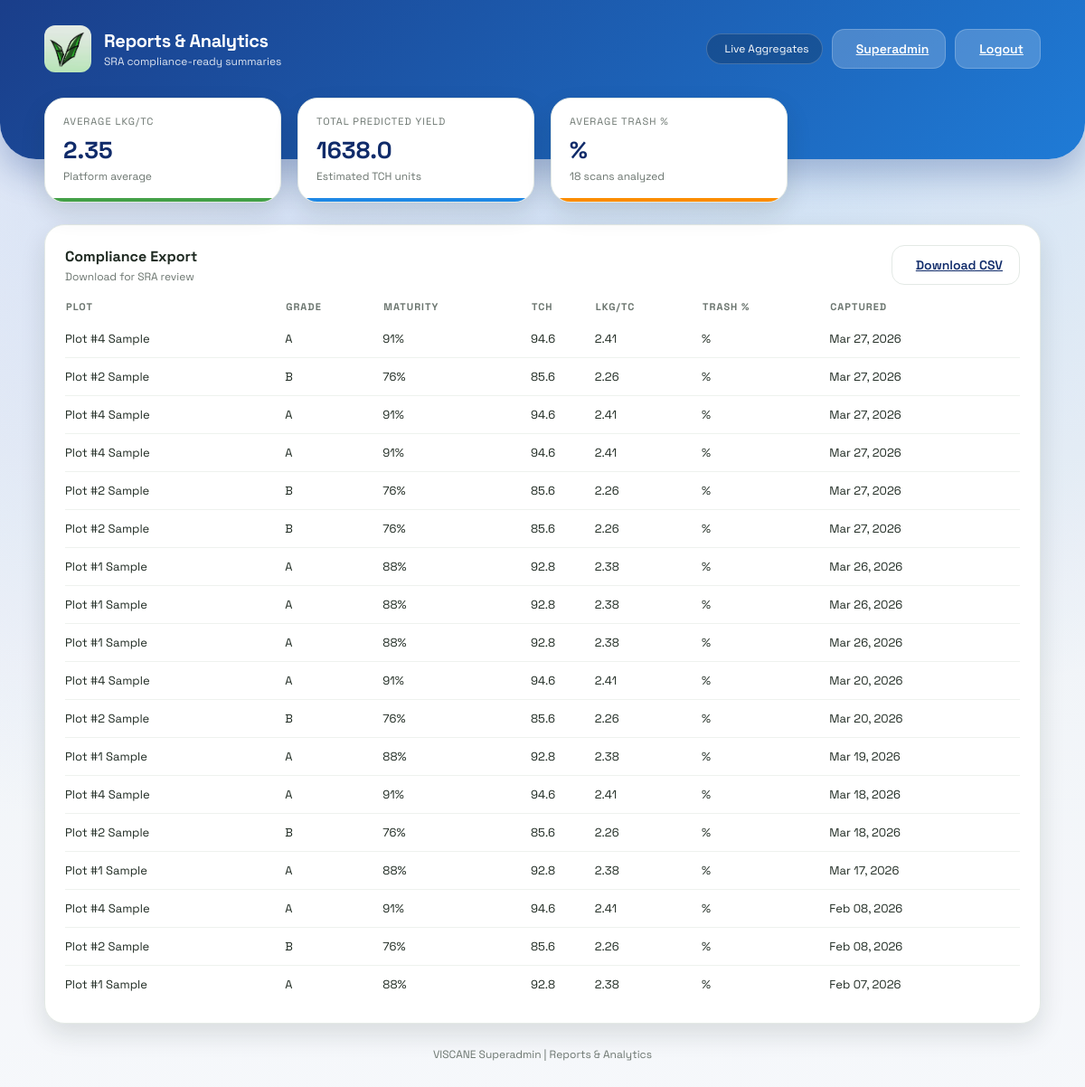
/superadmin/reports (signed in), run on an earlier commit of the app's database.
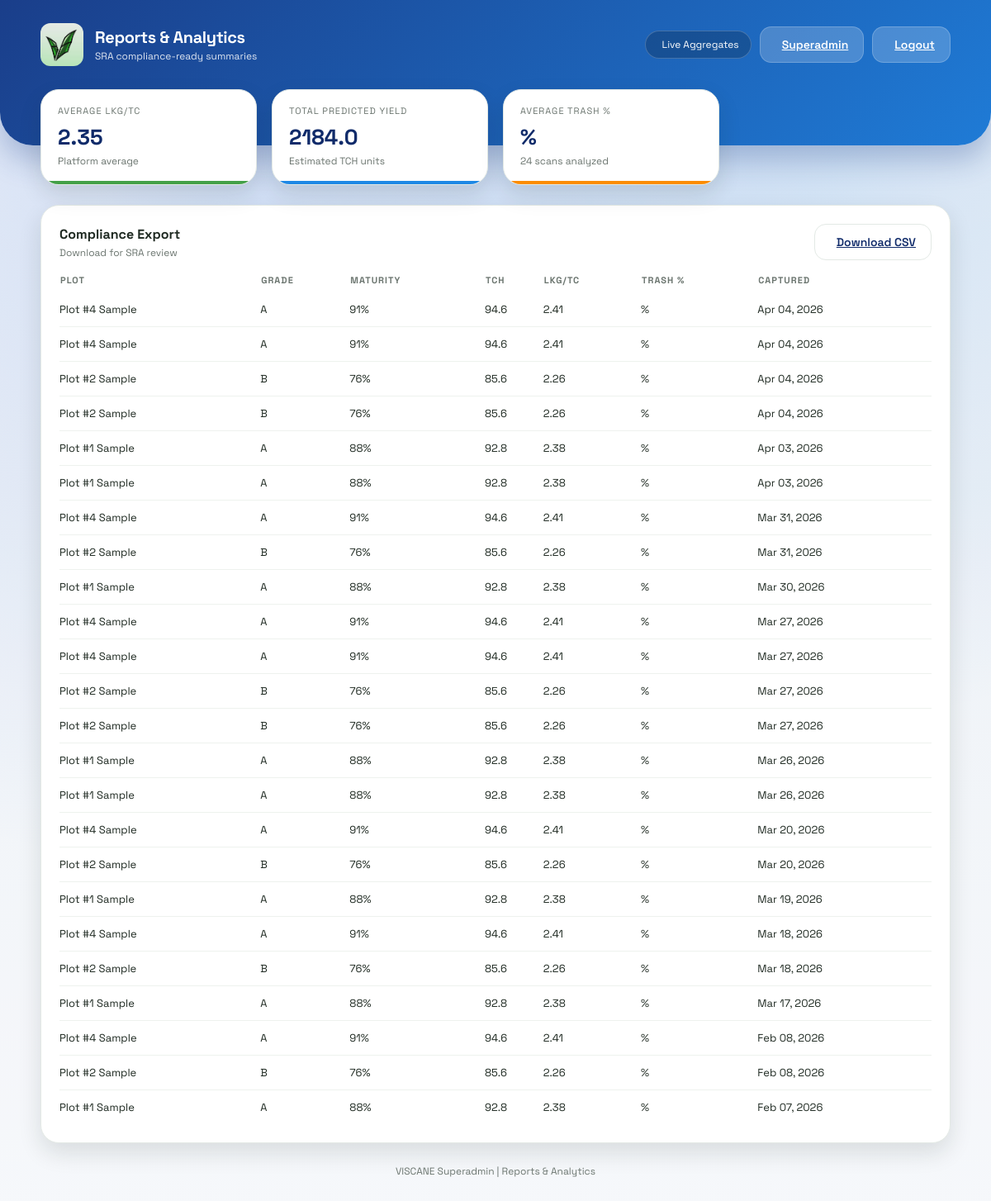
And on a later commit of the database.
### models.py (models this page shows)
class Scan(db.Model):
    id = db.Column(db.Integer, primary_key=True)
    user_id = db.Column(db.Integer, db.ForeignKey('user.id', ondelete='CASCADE'), nullable=False)
    plot_name = db.Column(db.String(80), nullable=False)
    grade = db.Column(db.String(2), nullable=False)
    maturity_pct = db.Column(db.Integer, nullable=False)
    status = db.Column(db.String(20), nullable=False, default='pending')
    created_at = db.Column(db.DateTime, default=datetime.utcnow, nullable=False)
    user = db.relationship('User', backref=db.backref('scans', lazy=True, cascade='all, delete-orphan'))

### app.py (the view)
@app.route('/superadmin/reports')
@role_required('superadmin')
def superadmin_reports():
    scans = Scan.query.order_by(Scan.created_at.desc()).all()
    total_scans = len(scans)
    rows = []
    total_tch = 0
    total_lkg_tc = 0
    total_trash = 0
    for scan in scans:
        tch, lkg_tc, trash_pct = estimate_scan_metrics(scan)
        total_tch += tch
        total_lkg_tc += lkg_tc
        total_trash += trash_pct
        rows.append({
            "plot_name": scan.plot_name,
            "grade": scan.grade,
            "maturity_pct": scan.maturity_pct,
            "tch": tch,
            "lkg_tc": lkg_tc,
            "created_at": scan.created_at
        })
    avg_lkg_tc = round(total_lkg_tc / total_scans, 2) if total_scans else 0
    avg_trash_pct = round(total_trash / total_scans, 2) if total_scans else 0
    total_predicted_yield = round(total_tch, 2) if total_scans else 0
    report = {
        "avg_lkg_tc": avg_lkg_tc,
        "total_predicted_yield": total_predicted_yield,
        "total_scans": total_scans
    }
    return render_template(
        'superadmin_reports.html',
        report=report,
        rows=rows,
        current_admin=get_current_admin()
    )

### app.py (called while the page is built)
def role_required(required_role):
    def decorator(view):
        @wraps(view)
        def wrapped(*args, **kwargs):
            admin_id = session.get('admin_id')
            if not admin_id:
                return redirect(url_for('admin_login'))
            admin = Admin.query.get(admin_id)
            if not admin or admin.is_archived or admin.role != required_role:
                return redirect(url_for('admin_portal'))
            return view(*args, **kwargs)
        return wrapped
    return decorator

def get_current_admin():
    admin_id = session.get('admin_id')
    if not admin_id:
        return None
    admin = Admin.query.get(admin_id)
    if not admin or admin.is_archived:
        return None
    return admin

def estimate_scan_metrics(scan):
    maturity = scan.maturity_pct or 0
    estimated_tch = round(40 + (maturity * 0.6), 2)
    estimated_lkg_tc = round(1.5 + (maturity * 0.01), 2)
    estimated_trash_pct = round(max(2, 12 - (maturity * 0.08)), 2)
    return estimated_tch, estimated_lkg_tc, estimated_trash_pct

### templates/superadmin_reports.html (shortened to what this page needs)
<!DOCTYPE html>
<html lang="en">
<head>
    <link rel="stylesheet" href="{{ url_for('static', filename='style.css') }}">
</head>
<body class="admin-layout">
    <header class="dashboard-header">
        <div class="header-content">
            <div class="brand">
                <div class="brand-icon">
                    <img src="{{ url_for('static', filename='logo.jpg') }}" alt="VISCANE Logo" style="width: 100%; height: 100%; object-fit: cover; border-radius: 12px;">
                </div>
                <div>
                    <p class="brand-title">Reports & Analytics</p>
                    <p class="brand-subtitle">SRA compliance-ready summaries</p>
                </div>
            </div>
            <div class="header-actions">
                <div class="status-pill">
                    Live Aggregates
                </div>
                <a class="btn light" href="/superadmin">
                    Superadmin
                </a>
                <a class="btn light" href="/admin-logout">
                    Logout
                </a>
            </div>
        </div>
    </header>
    <main class="dashboard-container fade-in">
        <section class="stats-grid">
            <div class="stat-card accent-green">
                <div class="stat-label">Average LKG/TC</div>
                <div class="stat-value">{{ report.avg_lkg_tc }}</div>
                <div class="stat-meta">Platform average</div>
            </div>
            <div class="stat-card accent-blue">
                <div class="stat-label">Total Predicted Yield</div>
                <div class="stat-value">{{ report.total_predicted_yield }}</div>
                <div class="stat-meta">Estimated TCH units</div>
            </div>
            <div class="stat-card accent-orange">
                <div class="stat-label">Average Trash %</div>
                <div class="stat-value">{{ report.avg_trash_pct }}%</div>
                <div class="stat-meta">{{ report.total_scans }} scans analyzed</div>
            </div>
        </section>
        <section class="panel">
            <div class="panel-header">
                <div>
                    <h3 class="panel-title">Compliance Export</h3>
                    <p class="panel-subtitle">Download for SRA review</p>
                </div>
                <a class="btn ghost" href="/superadmin/reports/download">
                    Download CSV
                </a>
            </div>
            <table class="data-table">
                <thead>
                    <tr>
                        <th>Plot</th>
                        <th>Grade</th>
                        <th>Maturity</th>
                        <th>TCH</th>
                        <th>LKG/TC</th>
                        <th>Trash %</th>
                        <th>Captured</th>
                    </tr>
                </thead>
                <tbody>
                    {% if rows %}
                        {% for row in rows %}
                            <tr>
                                <td>{{ row.plot_name }}</td>
                                <td>{{ row.grade }}</td>
                                <td>{{ row.maturity_pct }}%</td>
                                <td>{{ row.tch }}</td>
                                <td>{{ row.lkg_tc }}</td>
                                <td>{{ row.trash_pct }}%</td>
                                <td>{{ row.created_at.strftime('%b %d, %Y') }}</td>
                            </tr>
                        {% endfor %}
                    {% else %}
                        <tr>
                            <td colspan="7">No scan data available for reporting.</td>
                        </tr>
                    {% endif %}
                </tbody>
            </table>
        </section>
        <div class="footer-link">VISCANE Superadmin | Reports & Analytics</div>
    </main>
</body>
</html>

What changed in the data, as far as the page shows it:
added Scan: plot_name "Plot #4 Sample", grade "A", maturity_pct "91", tch "94.6", lkg_tc "2.41", created_at "Apr 04, 2026"
added Scan: plot_name "Plot #4 Sample", grade "A", maturity_pct "91", tch "94.6", lkg_tc "2.41", created_at "Apr 04, 2026"
added Scan: plot_name "Plot #2 Sample", grade "B", maturity_pct "76", tch "85.6", lkg_tc "2.26", created_at "Apr 04, 2026"
added Scan: plot_name "Plot #2 Sample", grade "B", maturity_pct "76", tch "85.6", lkg_tc "2.26", created_at "Apr 04, 2026"
added Scan: plot_name "Plot #1 Sample", grade "A", maturity_pct "88", tch "92.8", lkg_tc "2.38", created_at "Apr 03, 2026"
added Scan: plot_name "Plot #1 Sample", grade "A", maturity_pct "88", tch "92.8", lkg_tc "2.38", created_at "Apr 03, 2026"
changed Scan (number 7 of 24 on the later page): created_at "Mar 27, 2026" → "Mar 31, 2026"
changed Scan (number 8 of 24 on the later page): created_at "Mar 27, 2026" → "Mar 31, 2026"
changed Scan: created_at "Mar 26, 2026" → "Mar 30, 2026"; moves up the list
Also different on the page:
{{ report.total_predicted_yield }}: "1638.0" → "2184.0"
{{ report.total_scans }}: "18" → "24"
